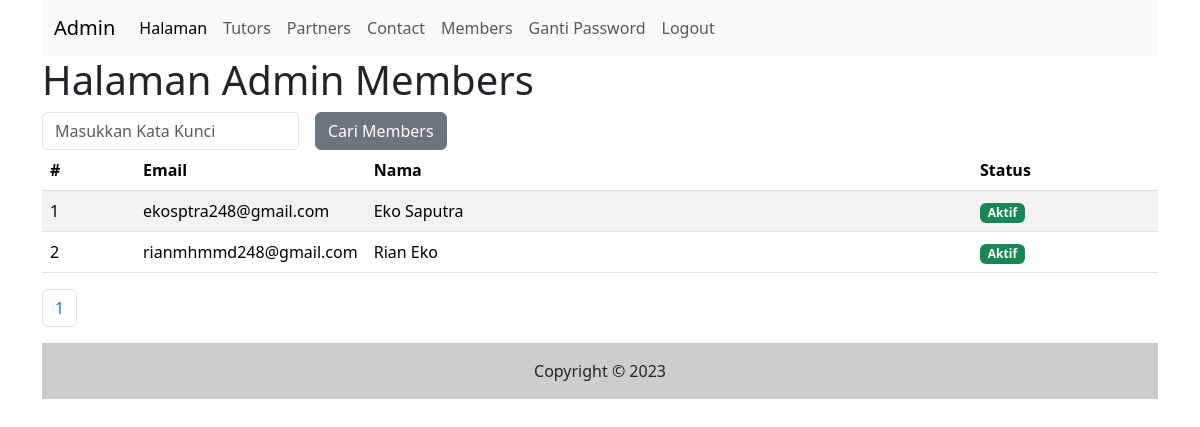
Page /admin/members.php (signed in) on the committed database.
### tables this page shows
CREATE TABLE `members` (
  `id` int(11) NOT NULL,
  `email` varchar(255) NOT NULL,
  `nama_lengkap` varchar(255) NOT NULL,
  `password` text NOT NULL,
  `status` text NOT NULL,
  `token_ganti_password` text DEFAULT NULL,
  `tgl_isi` timestamp NOT NULL DEFAULT current_timestamp()
);

### admin/members.php (the view, shortened to what this page needs)
<?php include("inc_header.php") ?>
<?php
$katakunci = (isset($_GET['katakunci'])) ? $_GET['katakunci'] : "";
?>
<h1>Halaman Admin Members</h1>
<form class="row g-3" methode="get">
    <div class="col-auto">
        <input type="text" class="form-control" placeholder="Masukkan Kata Kunci" name="katakunci"
            value="<?php echo $katakunci ?>" />
    </div>
    <div class="col-auto">
        <input type="submit" name="cari" value="Cari Members" class="btn btn-secondary">
    </div>
</form>
<table class="table table-striped">
    <thead>
        <tr>
            <th class="col-1">#</th>
            <th class="col-2">Email</th>
            <th>Nama</th>
            <th class="col-2">Status</th>
        </tr>
    </thead>
    <tbody>
        <?php
        $sqltambahan = "";
        $per_halaman = 5;
        $sql1   = "select * from members $sqltambahan";
        $page   = isset($_GET['page'])?(int)$_GET['page']:1;
        $mulai  = ($page > 1)?($page*$per_halaman) - $per_halaman : 0;
        $q1     = mysqli_query($koneksi, $sql1);
        $total  = mysqli_num_rows($q1);
        $pages  = ceil($total/$per_halaman);
        $nomor  = $mulai + 1;
        $sql1   = $sql1." order by id desc limit $mulai,$per_halaman";
        $q1     = mysqli_query($koneksi, $sql1);
        while ($r1 = mysqli_fetch_array($q1)) {
            ?>
            <tr>
                <td>
                    <?php echo $nomor++ ?>
                </td>
                <td>
                    <?php echo $r1['email']?>
                </td>
                <td>
                    <?php echo $r1['nama_lengkap'] ?>
                </td>
                <td>
                    <?php
                    if($r1['status'] != '1'){
                        ?>
                        <span class="badge text-bg-success">Aktif</span>
                        <?php
                    }else{
                        ?>
                        <span class="badge text-bg-light">Belum Aktif</span>
                        <?php
                    }
                    ?>
                </td>
            </tr>
            <?php
        }
        ?>
    </tbody>
</table>
<nav aria-label="Page navigation example">
        <ul class="pagination">
        <?php
        $cari = (isset($_GET['cari']))?$_GET['cari'] : "";
        for($i=1; $i <= $pages; $i++){
            ?>
            <li class="page-item">
                <a class="page-link" href="members.php?katakunci=<?php echo $katakunci?>&cari=<?php echo $cari?>&page=<?php echo $i?>"><?php echo $i?></a>
            </li>
            <?php
        }
        ?>
        </ul>
</nav>
<?php include("inc_footer.php") ?>

### rows in the picture
members: email "ekosptra248@gmail.com", nama_lengkap "Eko Saputra", shows "Aktif"
members: email "rianmhmmd248@gmail.com", nama_lengkap "Rian Eko", shows "Aktif"
